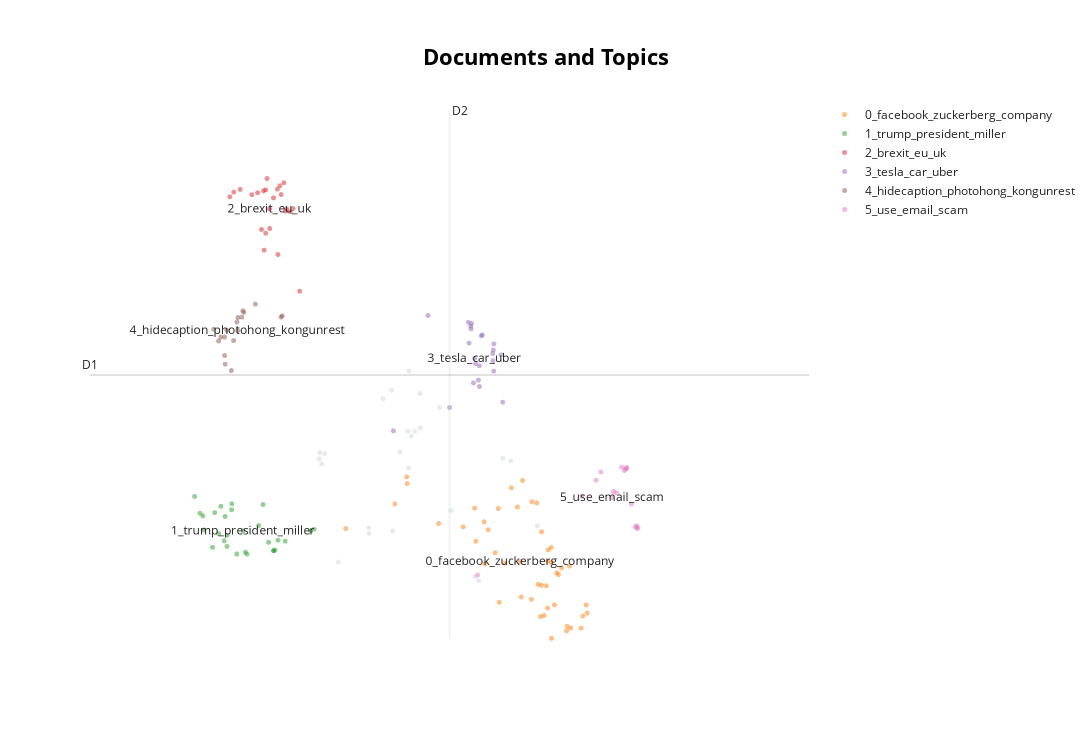

Source (notebook cell):
### Code cell
topic_model.visualize_documents(news_df['title'], embeddings=embeddings)

### Figure 1 — Plotly figure (JSON) as saved in the notebook; plotly's stock layout.template omitted (floating-point values rounded to 4 significant figures)
{"data": [{"hoverinfo": "text", "hovertext": ["Charlotte Gainsbourg: ‘Everything now is so politically correct. So boring’ | Culture | The Guardian", "HUD Sec. Ben Carson announces initiative to push more bank-originated mortgages", "Billionaire Jon Stryker Donates $2 Million To Spelman College To Create First Ever Queer Studies Chair At An HBCU", "Stock market news: November 8, 2019", "Now, California Can Assess Taxes No Matter Where You Live...Really", "Stock market news: October 31, 2019", "Child drag queen poses next to almost-naked adult counterpart, but mother says boy not sexualized — RT World News", "A former scientist at one of Silicon Valley’s top food startups just landed $3.5 million to take on a $240 billion market using tools from Big Pharma | Business Insider", "How to Take a Screenshot on a Windows PC | Digital Trends", "50 best breads around the world | CNN Travel", "EarthLink - News", "Wall Street is back in love with chip stocks", "What is fatFIRE vs. leanFIRE? 2 different ways to retire early - Business Insider", "Square, Qualcomm, Roku earnings — What to know in markets Wednesday", "Ken Loach portrays the brutal reality of Britain's exploitative gig economy", "Trump responds to California wildfires by threatening to cut federal aid - Vox", "Liam Dann: Farmers riding to NZ's economic rescue ... again", "No-deal Brexit means return of battery eggs, farmers' union warns | Politics | The Guardian", "Stock Market Live Updates: Trump says a trade deal with China is 'close'", "Billionaire Trump-loving governor took $125,000 in bailouts meant for struggling farmers: report", "Horrifying view of fires from space", "We're learning how much big banks are feeling Silicon Valley's pain: Morning Brief", "At Least 20 Billionaires Behind ‘Dark Money’ Group That Opposed Obama", "China perfected vegetable-based 'fake meat' long before Impossible Burgers | CNN Travel", null], "marker": {"color": "#CFD8DC", "opacity": 0.5, "size": 5}, "mode": "markers+text", "name": "other", "showlegend": false, "x": [12.87, 11.79, 11.07, 11.99, 10.89, 12.03, 12.92, 12.41, 13.69, 12.0, 11.88, 12.08, 10.85, 13.34, 12.55, 10.82, 11.66, 11.77, 12.15, 11.47, 10.83, 13.24, 11.48, 12.15, 12.0], "y": [0.8473, 1.542, 1.07, 3.058, 2.719, 2.99, 0.7838, 3.423, 1.62, 3.974, 2.74, 3.058, 2.562, 2.61, 1.853, 2.639, 3.555, 3.681, 3.111, 1.589, 2.735, 2.65, 1.505, 3.634, 2.498], "type": "scattergl"}, {"hoverinfo": "text", "hovertext": ["English majors are down 25.5 percent since the Great Recession, just as world’s top economists say we need more ’storytellers.’ - The Washington Post", "A billionaire who signed the Giving Pledge in 2012 said Bill Gates' philanthropy pact isn't 'growing as rapidly as we hoped'", "Bitcoin price hits lowest since June on Zuckerberg Libra hearing - Business Insider", "World's top economists make case for English majors", "JPMorgan's Jamie Dimon says Facebook cryptocurrency Libra won't happen - Business Insider", "AOC to Mark Zuckerberg: “You Would Say White Supremacist-Tied Publications Meet a Rigorous Standard for Fact-Checking?”", "How Democratic candidates plan to protect American jobs from automation", "Warren's wealth tax would solve economic inequality, says economist Gabriel Zucman", "Ocasio-Cortez stumps Zuckerberg with questions on far right and Cambridge Analytica | Technology | The Guardian", "Mark Zuckerberg Argues High Taxes On Wealthy Could Stifle Innovation In Human Suffering", "First on CNN: How a Bloomberg-funded gun-control group helped turn Virginia blue - CNNPolitics", "10 Key Steps To Building A Great Small Business Website", "Musk, Gates and Buffett say now is the best time to be alive", "Zuckerberg defends Facebook as bastion of 'free expression' in speech | Technology | The Guardian", "The crypto CEO who bailed on a $4.6 million lunch with Warren Buffett struck a deal with Samsung to reach ‘billions of customers’", "CBD beverage founder: 'I want to be regulated'", "Facebook stock price drops as antitrust probe heats up - Business Insider", "Forty-six attorneys general have joined a New York-led antitrust investigation into Facebook - The Washington Post", "How Facebook’s Libra would work: Yahoo U", "Facebook exec acknowledges some people won’t be ‘comfortable’ using a financial product built by Facebook but says Mark Zuckerberg isn’t giving up — even if it takes decades", "Google Publishes Landmark Quantum Supremacy Claim", "Facebook News launches with Breitbart as a source - CNN", "Twitter bans political ads after Facebook refused to do so", "Why Facebook's Libra has a friend in GOP Senator Mike Rounds", "A quick way to tell which companies see the most regulatory risk", "The single best investment for the next decade - MarketWatch", "The Reddit geek who raked in $100,000 with 2 trades credits his parents, likes tech stocks, and says the 'hardest part' was cashing out", "Watch AOC leave Mark Zuckerberg speechless in House hearing", "George Soros says Wall Street won't determine 2020 election - Business Insider", "Facebook would leave Libra Association if US regulators don't approve it - Business Insider", "BoA saving billions on the cloud; the Kabbalah connection", "Libra's co-founder: 'There is a chance' the cryptocurency could present systemic risk: Tech", "The Chicago teachers’ strike contract deal, explained - Vox", "JPMorgan and Goldman Sachs reportedly rejected any involvement in Facebook's Libra cryptocurrency because of fears it would be used by criminals (FB)", "Twitter's Jack Dorsey criticizes Facebook CEO Mark Zuckerberg - Business Insider", "Co-founder of Facebook blockchain: Libra ‘absolutely not’ in jeopardy", "Google's next big thing is offering to be your personal bank (GOOG, GOOGL)", "'Is that the internet we want?' Zuckerberg blasts China, Tik Tok for censorship", "Quant traders train their algorithms to invest like Warren Buffett - Business Insider", "Why don't rich people just stop working?", "John Bolton's lawyers are reportedly arranging an impeachment deposition", "Always pads: Always is removing the female symbol from its packaging to be more LGBTQ inclusive - CBS News", "The French Economist Who Helped Invent Elizabeth Warren’s Wealth Tax | The New Yorker", "When two bling billionaires go to war: Arnault and Pinault", "Ocasio-Cortez stumps Zuckerberg with questions on far right and Cambridge Analytica | Technology | The Guardian", "Facebook includes Breitbart in new 'high quality' news tab | US news | The Guardian", null], "marker": {"opacity": 0.5, "size": 5}, "mode": "markers+text", "name": "0_facebook_zuckerberg_company", "text": ["", "", "", "", "", "", "", "", "", "", "", "", "", "", "", "", "", "", "", "", "", "", "", "", "", "", "", "", "", "", "", "", "", "", "", "", "", "", "", "", "", "", "", "", "", "", "0_facebook_zuckerberg_company"], "textfont": {"size": 12}, "x": [11.98, 13.43, 14.12, 11.97, 13.87, 13.7, 12.39, 12.72, 13.81, 12.88, 11.17, 14.08, 12.99, 13.88, 13.69, 13.35, 13.73, 13.62, 13.97, 13.92, 13.75, 14.13, 14.35, 13.75, 13.48, 12.87, 13.5, 13.78, 13.27, 13.95, 13.14, 13.83, 11.82, 13.88, 14.29, 14.01, 13.84, 14.34, 13.62, 13.05, 14.09, 13.19, 13.18, 13.0, 13.83, 14.27, 13.47], "y": [2.263, 1.907, 1.008, 2.366, 1.29, 0.7295, 1.656, 1.605, 0.7095, 1.386, 1.578, 0.02151, 1.68, -0.09194, 1.969, 2.2, 0.239, 0.5014, 0.8775, 0.4176, 1.53, 0.06642, 0.2927, 0.7145, 0.5377, 1.89, 2.311, 0.2571, 1.052, 0.9066, 1.212, 1.083, 1.955, 1.061, 0.2483, 0.9784, 1.256, 0.4177, 1.986, 1.56, 0.09008, 0.457, 1.885, 1.042, 0.3688, 0.06317, 1.077], "type": "scattergl"}, {"hoverinfo": "text", "hovertext": ["MSM Adamantly Avoids The Word “Coup” In Bolivia Reporting", "Trump rally attendees leave early as president’s rambling drags into second hour", "Lindsey Graham to Pat Robertson: ‘I’ll become Trump’s worst nightmare’ if he doesn’t stop slaughter of Kurds", "REVEALED: Speaker Pelosi says she had to stop White House meeting because Trump was too ‘shaken’ by GOP criticism – Raw Story", "Russia probe 'origins' review now a criminal investigation; GOP lawmakers demand watchdog probe of 'leaks' | Fox News", "Republicans attempt to move impeachment inquiry away from Trump - The Washington Post", "Steve Bannon Says Nancy Pelosi Is 'Winning' And 'Will Impeach' Donald Trump", "Democrats call for Stephen Miller to resign after leak of xenophobic emails", "Poll Shows Democrats Have Been Living in a Fantasy World", "Trump's worst month in office was one of Mike Pence's best", "Donald Trump Jr and Kimberly Guilfoyle Booed at Book Launch, Walk Out as Crowd Chants 'America First'", "The Trump brothers’ claims that they no longer profit from foreign deals - The Washington Post", "Leaked Stephen Miller Emails to Breitbart Directed Race, Anti-Immigrant News Coverage", "David Dempsey charged in bear spray attack on Santa Monica anti-Trump protesters - The Washington Post", "Video from 2018 shows water polo athletes at Pacifica High in Garden Grove singing Nazi march song while giving ‘Heil Hitler’ salute – Orange County Register", "Trump made 96 false claims last week - CNNPolitics", "Stephen Miller promoted white supremacist, anti-immigrant articles in private emails to Breitbart - Vox.com", "EarthLink - News", "‘Horde of clueless angry white men’: Internet mocks Matt Gaetz for leading a raid on a secure impeachment hearing – Raw Story", "Sandy Hook shooting: Parent awarded $450,000 for defamation", "Virginia cyclist who flipped off Trump's motorcade appears to have won race for local office | Fox News", "Victoria Police 'extremely' disappointed with alt-right memes shared by officer accused of making white power gesture", "White supremacist Richard Spencer makes racist slurs on tape leaked by rival | World news | The Guardian", "ALERT: Antifa puppetmasters to engineer \"patriot\" slaughter of Leftists to spark violent uprising against conservatives", "Antifa Viciously Beat Female Real Estate Employee in Her Own Home", "Historically black college ripped for confining students in dorms so Trump could hold a rally", "Stephen Miller May Be Even More Racist Than Previously Known", null], "marker": {"opacity": 0.5, "size": 5}, "mode": "markers+text", "name": "1_trump_president_miller", "text": ["", "", "", "", "", "", "", "", "", "", "", "", "", "", "", "", "", "", "", "", "", "", "", "", "", "", "", "1_trump_president_miller"], "textfont": {"size": 12}, "x": [10.03, 9.671, 10.16, 10.28, 9.871, 10.22, 10.22, 9.736, 10.71, 10.37, 9.527, 10.08, 9.5, 9.446, 9.182, 10.24, 9.607, 9.291, 9.85, 9.418, 10.75, 9.252, 9.304, 9.583, 9.668, 9.61, 9.571, 9.82], "y": [1.625, 1.957, 1.37, 1.402, 1.19, 1.24, 1.243, 1.192, 1.541, 1.388, 1.918, 1.944, 1.502, 1.821, 2.068, 1.251, 1.307, 1.772, 1.22, 1.293, 1.569, 1.811, 1.558, 1.763, 1.866, 1.476, 1.392, 1.544], "type": "scattergl"}, {"hoverinfo": "text", "hovertext": ["Tony Blair calls for new law to block no-deal Brexit after Tory minister admits it will 'always' be option | The Independent", "When Jacob Rees-Mogg lets slip what he really believes, the choices become clear | Gary Younge | Opinion | The Guardian", "Biggest UK problem is its PARLIAMENT that thinks its ABOVE the people' Finnish MEP blasts | UK | News | Express.co.uk", "WeWork's alarming non-compete letters to redundant workers - Business Insider", "Brexit: PM sends letter to Brussels seeking further delay - BBC News", "General election: Boris Johnson to ask MPs to back 12 December poll | The Independent", "FCA staff poop on floor, steal plants according to leaked memo - Business Insider", "Tories deny plan to compromise workers' rights after Brexit | Politics | The Guardian", "Matthew Hooton: How Phil Twyford went off track", "Brexit news: Gina Miller unveils new Remainer plot to block Brexit in general election | UK | News | Express.co.uk", "Stormont to be recalled after abortion petition - BBC News", "People’s Vote march: from every corner of the land they came, to join a very British rebellion in the rain | Politics | The Guardian", "Labour Party to blame for Britain not being free from EU TODAY – 'It's Remainers fault!'", "Brexit: EU has agreed Brexit 'flextension' until 31 January 2020, Tusk announces – live news | Politics | The Guardian", "PM asks EU for Brexit delay but remains committed to Halloween deadline | Politics News | Sky News", "EU leaders gather for summit as Boris Johnson scrambles to get backing for Brexit deal – Politics live | Politics | The Guardian", "UK officials discussed NHS at ‘secret’ meetings with US drug companies as part of trade talks | The Independent", "Welcome to Manc-hattan: how the city sold its soul for luxury skyscrapers | Art and design | The Guardian", "Brexit deal will allow UK to cut workers’ rights and environmental protections, leaked document reveals | The Independent", "Brexit-blocking ex-Tories such as Philip Hammond will be barred from rejoining the Conservative Party", "Nearly half of UK think Boris Johnson is lying about protecting NHS from Trump trade deal | The Independent", "'I'd be behind bars if I had acted like PM has,' says Lord Heseltine | Politics News | Sky News", "Brexit news: Labour pledge to continue ‘freedom of movement’ infuriates Leavers | UK | News | Express.co.uk", null], "marker": {"opacity": 0.5, "size": 5}, "mode": "markers+text", "name": "2_brexit_eu_uk", "text": ["", "", "", "", "", "", "", "", "", "", "", "", "", "", "", "", "", "", "", "", "", "", "", "2_brexit_eu_uk"], "textfont": {"size": 12}, "x": [10.09, 10.28, 10.44, 9.697, 10.36, 10.3, 9.645, 10.13, 10.1, 10.48, 10.17, 10.06, 10.38, 10.32, 10.22, 10.12, 9.78, 10.56, 9.935, 10.4, 10.01, 10.27, 10.12, 10.17], "y": [6.718, 5.749, 6.399, 6.698, 6.842, 6.796, 6.627, 6.905, 5.816, 6.448, 6.145, 6.13, 6.411, 6.661, 6.611, 6.733, 6.741, 5.191, 6.66, 6.44, 6.689, 6.743, 6.074, 6.445], "type": "scattergl"}, {"hoverinfo": "text", "hovertext": ["EarthLink - News", "Tesla cites Brexit as Germany chosen over UK for European plant | Technology | The Guardian", "Zoox cofounder Jesse Levinson says there’s ‘no chance’ Tesla will launch fully self-driving cars next year, despite Elon Musk’s claims", "Tesla only makes Model S, Model X for 'sentimental reasons': Elon Musk - Business Insider", "Uber needs to buy Lyft to survive, and finally make profits - Business Insider", "Elon Musk says Brexit made him decide against Tesla electric car Gigafactory in UK | The Independent", "Electric cars are changing the cost of driving", "Walmart drops Tesla suit which claimed its solar panels caused fires - Business Insider", "Tesla (TSLA) earnings Q3 2019", "Space startup CEO: 'You need regulation' of space — there isn't 'a cop up there'", "Elon Musk: Tesla solar roof version 3 coming this week - Business Insider", "Former Yugloslavia's brutalist beauty – a photo essay | Art and design | The Guardian", "Honda to stop producing gasoline-only vehicles by 2022 | Business News | Sky News", "Massive car collection seized from owners of bankrupt DC Solar up for auction | Fox News", "Tesla to build first European factory in Berlin - BBC News", "Tesla stock price surges on Q3 earnings beat, surprise profit - Business Insider", "Ford Bronco revealed in Baja 1000 race truck form - Roadshow", "Gas Station Converts To Electric Charging Station And Speeds Ahead Of Curve", "Man fatally burned in fiery Tesla crash after high-tech door wouldn't open, lawsuit alleges - ABC News", "Germany told to double payments to Brussels as EU scrambles to replace British billions", "Wall Street keeps embarrassing itself every time Trump talks about China", "Tesla will finally reveal its electric pickup truck - CNN", null], "marker": {"opacity": 0.5, "size": 5}, "mode": "markers+text", "name": "3_tesla_car_uber", "text": ["", "", "", "", "", "", "", "", "", "", "", "", "", "", "", "", "", "", "", "", "", "", "3_tesla_car_uber"], "textfont": {"size": 12}, "x": [12.97, 12.83, 13.11, 12.93, 13.24, 12.82, 13.11, 12.85, 12.88, 13.12, 12.92, 12.25, 12.79, 12.93, 12.82, 12.54, 13.21, 12.96, 13.12, 12.78, 11.8, 13.11, 12.87], "y": [4.524, 4.7, 4.297, 4.057, 3.502, 4.617, 4.244, 3.795, 4.087, 4.39, 3.838, 4.822, 4.401, 3.74, 4.659, 3.421, 4.22, 4.515, 3.975, 4.718, 3.067, 4.135, 4.169], "type": "scattergl"}, {"hoverinfo": "text", "hovertext": ["Chinese government blocks export of black clothing to Hong Kong", "Murder investigation as 39 bodies found inside lorry container in Essex", "Hong Kong, Chile, Lebanon: protests erupt around the world | South China Morning Post", "China Bans Kids From Video Games After 10 p.m., Sets Daily Time Limit", "Garena Will Not Have Publishing Rights for Riot’s New Games", "Subscribe to read | Financial Times", "CCTV shows Essex lorry minutes before 39 people found dead inside | UK News | Sky News", "Protester shot with live round in Hong Kong as chaos breaks out during Monday commute | South China Morning Post", "Hong Kong officially kills China extradition bill that sparked months of violent protests | The Independent", "Hong Kong student who suffered severe brain injury after car park fall has died | South China Morning Post", "Hong Kong to enter recession after protests damage retail, tourism - Business Insider", "Hong Kong police officer shoots protester with live round in early morning clashes - CNN", null, "Protesters block roads during illegal march in Hong Kong with Kowloon Mosque and Chungking Mansions on high alert | South China Morning Post", "Do today's global protests have anything in common? - BBC News", "About 41% of the global population are under 24. And they’re angry… | Opinion | The Guardian", "China imposes online gaming curfew for minors in bid to fight addiction - CNN", null], "marker": {"opacity": 0.5, "size": 5}, "mode": "markers+text", "name": "4_hidecaption_photohong_kongunrest", "text": ["", "", "", "", "", "", "", "", "", "", "", "", "", "", "", "", "", "4_hidecaption_photohong_kongunrest"], "textfont": {"size": 12}, "x": [9.738, 10.33, 9.498, 9.665, 9.576, 9.695, 10.32, 9.816, 9.603, 9.981, 9.577, 9.803, 9.83, 9.751, 9.433, 9.527, 9.584, 9.749], "y": [4.722, 4.816, 4.433, 3.984, 4.212, 4.439, 4.797, 4.893, 4.597, 4.994, 4.493, 4.796, 4.869, 4.79, 4.612, 4.493, 4.081, 4.589], "type": "scattergl"}, {"hoverinfo": "text", "hovertext": ["Police warn of scam where suspects impersonate officers | CTV News", "Vancouver police warn of new scam- fraudsters presenting themselves as Vancouver police", "EarthLink - News", "Bitcoin investor lost $24 million of crypto to SIM swap hackers - Business Insider", "Using Cell Phone Numbers As A Secondary ID Can Pose Security Risks, Experts Say : NPR", "We found a massive spam operation and sunk its server TechCrunch", "DOJ arrests hundreds in global cryptocurrency child pornography website bust", "Dark web child abuse: Hundreds arrested across 38 countries - BBC News", null, "Police warn of new twist in phone scam targeting Canadians | CTV News", "Watch John Lewis Christmas advert featuring Excitable Edgar the dragon in full - Mirror Online", "Aziz Com Mirza arrested in Dubai for fraud | Crime – Gulf News", "Study: Single anonymous market manipulator pushed bitcoin to $20,000", "Robinhood 'free money cheat' allowed user to grow $4,000 to $1 million - Business Insider", "More than 330 perverts detained after arrest of one of UK's worst ever paedophiles - Metro.co.uk", "More Than 300 Arrested In Child Porn Site Bust : NPR", null], "marker": {"opacity": 0.5, "size": 5}, "mode": "markers+text", "name": "5_use_email_scam", "text": ["", "", "", "", "", "", "", "", "", "", "", "", "", "", "", "", "5_use_email_scam"], "textfont": {"size": 12}, "x": [14.87, 14.86, 14.93, 14.47, 14.84, 14.73, 15.02, 15.0, 14.87, 14.8, 12.91, 14.69, 14.28, 14.53, 15.0, 14.98, 14.67], "y": [2.509, 2.484, 1.951, 2.314, 2.464, 2.122, 1.593, 1.577, 2.497, 2.514, 0.8716, 2.143, 2.076, 2.44, 1.619, 1.606, 2.049], "type": "scattergl"}], "layout": {"shapes": [{"line": {"color": "#CFD8DC", "width": 2}, "type": "line", "x0": 12.54, "x1": 12.54, "y0": -0.1057, "y1": 7.941}, {"line": {"color": "#9E9E9E", "width": 2}, "type": "line", "x0": 7.805, "x1": 17.27, "y0": 3.918, "y1": 3.918}], "annotations": [{"showarrow": false, "text": "D1", "x": 7.805, "y": 3.918, "yshift": 10}, {"showarrow": false, "text": "D2", "x": 12.54, "xshift": 10, "y": 7.941}], "title": {"font": {"size": 22, "color": "Black"}, "text": "<b>Documents and Topics", "x": 0.5, "xanchor": "center", "yanchor": "top"}, "width": 1200, "height": 750, "xaxis": {"visible": false}, "yaxis": {"visible": false}}}
